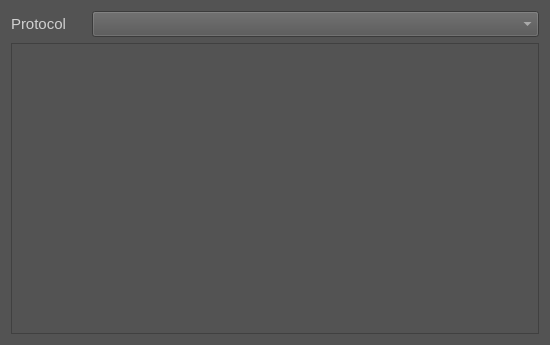
<?xml version="1.0" encoding="UTF-8"?>
<ui version="4.0">
 <class>ConnectionSettingWidget</class>
 <widget class="QWidget" name="ConnectionSettingWidget">
  <property name="geometry">
   <rect>
    <x>0</x>
    <y>0</y>
    <width>550</width>
    <height>345</height>
   </rect>
  </property>
  <property name="minimumSize">
   <size>
    <width>350</width>
    <height>0</height>
   </size>
  </property>
  <property name="font">
   <font>
    <pointsize>11</pointsize>
   </font>
  </property>
  <property name="windowTitle">
   <string>Form</string>
  </property>
  <property name="styleSheet">
   <string notr="true">background-color: rgb(83, 83, 83);
color: rgb(208, 208, 208);</string>
  </property>
  <layout class="QVBoxLayout" name="verticalLayout" stretch="1,4">
   <item>
    <layout class="QHBoxLayout" name="horizontalLayout">
     <item>
      <widget class="QLabel" name="label">
       <property name="minimumSize">
        <size>
         <width>50</width>
         <height>0</height>
        </size>
       </property>
       <property name="maximumSize">
        <size>
         <width>75</width>
         <height>50</height>
        </size>
       </property>
       <property name="font">
        <font>
         <pointsize>11</pointsize>
        </font>
       </property>
       <property name="text">
        <string>Protocol</string>
       </property>
      </widget>
     </item>
     <item>
      <widget class="QComboBox" name="protocolListComboBox">
       <property name="minimumSize">
        <size>
         <width>150</width>
         <height>0</height>
        </size>
       </property>
       <property name="font">
        <font>
         <pointsize>11</pointsize>
        </font>
       </property>
      </widget>
     </item>
    </layout>
   </item>
   <item>
    <widget class="QFrame" name="protocolDetailPlaceholder">
     <property name="font">
      <font>
       <pointsize>11</pointsize>
      </font>
     </property>
     <property name="frameShape">
      <enum>QFrame::Shape::StyledPanel</enum>
     </property>
     <property name="frameShadow">
      <enum>QFrame::Shadow::Raised</enum>
     </property>
    </widget>
   </item>
  </layout>
 </widget>
 <resources/>
 <connections/>
</ui>
